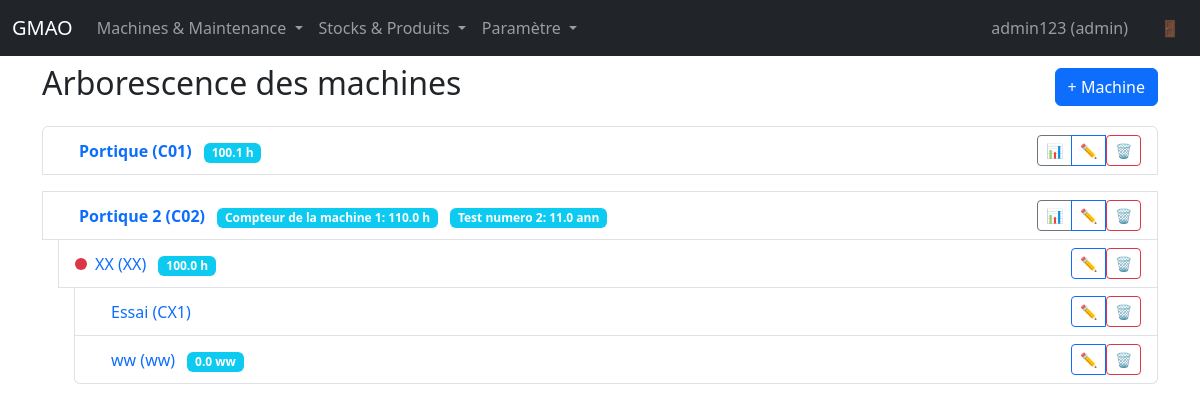
The page /machines (signed in) on the database its author committed.
### app.py (models this page shows, shortened)
class User(UserMixin, db.Model):
    id = db.Column(db.Integer, primary_key=True)
    username = db.Column(db.String(80), unique=True, nullable=False)
    password_hash = db.Column(db.String(255), nullable=False)
    user_type = db.Column(db.String(20), nullable=False)

class Machine(db.Model):
    id = db.Column(db.Integer, primary_key=True)
    name = db.Column(db.String(120), nullable=False)
    code = db.Column(db.String(50), unique=True, nullable=False)
    parent_id = db.Column(db.Integer, db.ForeignKey("machine.id"))
    hour_counter_enabled = db.Column(db.Boolean, default=False)
    hours = db.Column(db.Float, default=0.0)
    counter_unit = db.Column(db.String(20), nullable=True)  # Unité du compteur (h, cycles, anneaux, etc.)
    stock_id = db.Column(db.Integer, db.ForeignKey("stock.id"), nullable=True)  # Stock associé par défaut
    parent = db.relationship("Machine", remote_side=[id], backref="children")
    stock = db.relationship("Stock")
    counters = db.relationship("Counter", back_populates="machine", cascade="all, delete-orphan")
    def is_root(self):
        return self.parent_id is None

class Counter(db.Model):
    id = db.Column(db.Integer, primary_key=True)
    machine_id = db.Column(db.Integer, db.ForeignKey("machine.id"), nullable=False)
    name = db.Column(db.String(120), nullable=False)  # Nom du compteur
    value = db.Column(db.Float, default=0.0)  # Valeur actuelle
    unit = db.Column(db.String(20), nullable=True)  # Unité (h, cycles, anneaux, etc.)
    machine = db.relationship("Machine", back_populates="counters")
    __table_args__ = (
        db.UniqueConstraint("machine_id", "name", name="uq_counter_machine_name"),
    )

### app.py (the view, shortened to what this page needs)
@app.route("/machines")
@login_required
def machines():
    roots = Machine.query.filter_by(parent_id=None).order_by(Machine.name).all()
    root_ids = [root.id for root in roots]
    if root_ids:
        Counter.query.filter(Counter.machine_id.in_(root_ids)).all()
    threshold_ratio = 0.10
    machine_status = {}  # machine_id -> 'danger' (dépassé), 'warning' (proche), ou None
    progress_records = (
        MaintenanceProgress.query.join(MaintenanceProgress.machine).join(MaintenanceProgress.report).all()
    )
    for record in progress_records:
        machine = record.machine
        report = record.report
        if not machine:
            continue
        if machine.hour_counter_enabled:
            if machine.hours <= 0:
                continue
            remaining = record.hours_since
            if remaining <= 0:
                machine_status[machine.id] = 'danger'
            elif remaining <= report.periodicity * threshold_ratio:
                if machine.id not in machine_status:
                    machine_status[machine.id] = 'warning'
    return render_template("machines.html", roots=roots, machine_status=machine_status)

### app.py (called while the page is built)
@login_manager.user_loader
def load_user(user_id):
    return User.query.get(int(user_id))

def build_machine_tree(node, level=0):
    yield node, level
    for child in sorted(node.children, key=lambda c: c.name):
        yield from build_machine_tree(child, level + 1)

def has_counter_in_tree(machine):
    if machine.hour_counter_enabled:
        return True
    for child in machine.children:
        if has_counter_in_tree(child):
            return True
    return False

@app.context_processor
def inject_now():
    return {"now": dt.datetime.utcnow()}

### templates/machines.html (shortened to what this page needs)
{% extends "base.html" %}
{% block content %}
<div class="d-flex justify-content-between align-items-center mb-3">
  <h2>Arborescence des machines</h2>
  <div class="btn-group">
    {% if current_user.user_type == 'admin' %}
    <a class="btn btn-primary" href="{{ url_for('new_machine') }}">+ Machine</a>
    {% endif %}
  </div>
</div>
{% if roots %}
<div class="list-group">
  {% for root in roots %}
    {% for node, level in build_machine_tree(root) %}
      <div class="list-group-item tree-level-{{ level }} d-flex align-items-center">
        {% set status = machine_status.get(node.id) %}
        {% if status == 'danger' %}
        <span class="me-2" style="display: inline-block; width: 12px; height: 12px; border-radius: 50%; background-color: #dc3545; flex-shrink: 0;"></span>
        {% elif status == 'warning' %}
        <span class="me-2" style="display: inline-block; width: 12px; height: 12px; border-radius: 50%; background-color: #ffc107; flex-shrink: 0;"></span>
        {% else %}
        <span class="me-2" style="width: 12px; flex-shrink: 0;"></span>
        {% endif %}
        <a href="{{ url_for('machine_detail', machine_id=node.id) }}" class="text-decoration-none flex-grow-1">
          <span>
            {{ node.name }} ({{ node.code }})
            {% if node.is_root() and node.counters %}
              {% for counter in node.counters %}
              <span class="badge bg-info ms-2">{{ counter.name }}: {{ "%.1f"|format(counter.value) }} {{ counter.unit or 'h' }}</span>
              {% endfor %}
            {% elif node.hour_counter_enabled %}
            <span class="badge bg-info ms-2">{{ "%.1f"|format(node.hours) }} {{ node.counter_unit or 'h' }}</span>
            {% endif %}
          </span>
        </a>
        <div class="btn-group ms-2">
          {% if level == 0 and current_user.user_type in ['admin', 'technicien'] and has_counter_in_tree(node) %}
          <a href="{{ url_for('counter_report', machine_id=node.id) }}" class="btn btn-sm btn-outline-secondary" title="Relevé compteur">📊</a>
          {% endif %}
          {% if current_user.user_type == 'admin' %}
          <a href="{{ url_for('edit_machine', machine_id=node.id) }}" class="btn btn-sm btn-outline-primary" title="Modifier">✏️</a>
          <form method="post" action="{{ url_for('delete_machine', machine_id=node.id) }}" class="d-inline" onsubmit="return confirm('Êtes-vous sûr de vouloir supprimer cette machine ? Cette action est irréversible.');">
            <button type="submit" class="btn btn-sm btn-outline-danger" title="Supprimer">🗑️</button>
          </form>
          {% endif %}
        </div>
      </div>
    {% endfor %}
  {% endfor %}
</div>
{% else %}
<p>Aucune machine créée.</p>
{% endif %}
{% endblock %}

### templates/base.html (shortened to what this page needs)
<!doctype html>
<html lang="fr">
  <head>
    <link
      href="https://cdn.jsdelivr.net/npm/bootstrap@5.3.3/dist/css/bootstrap.min.css"
      rel="stylesheet"
    />
  </head>
  <body>
    <nav class="navbar navbar-expand-lg navbar-dark bg-dark fixed-top">
      <div class="container-fluid">
        <a class="navbar-brand" href="{{ url_for('index') }}">GMAO</a>
        <div class="collapse navbar-collapse" id="navbarNav">
          {% if current_user.is_authenticated %}
          <ul class="navbar-nav me-auto">
            <li class="nav-item dropdown">
              <a class="nav-link dropdown-toggle" href="#" id="navbarDropdown2" role="button" data-bs-toggle="dropdown" aria-expanded="false">
                Machines & Maintenance
              </a>
            </li>
            <li class="nav-item dropdown">
              <a class="nav-link dropdown-toggle" href="#" id="navbarDropdown3" role="button" data-bs-toggle="dropdown" aria-expanded="false">
                Stocks & Produits
              </a>
            </li>
            {% if current_user.user_type == 'admin' %}
            <li class="nav-item dropdown">
              <a class="nav-link dropdown-toggle" href="#" id="navbarDropdownParams" role="button" data-bs-toggle="dropdown" aria-expanded="false">
                Paramètre
              </a>
            </li>
            {% endif %}
          </ul>
          <ul class="navbar-nav">
            <li class="nav-item">
              <span class="nav-link me-3" style="cursor: default;">{{ current_user.username }} ({{ current_user.user_type }})</span>
            </li>
            <li class="nav-item">
              <a class="nav-link" href="{{ url_for('logout') }}" title="Déconnexion">🚪</a>
            </li>
          </ul>
          {% else %}
          <ul class="navbar-nav ms-auto">
            <li class="nav-item">
              <a class="nav-link" href="{{ url_for('login') }}">Connexion</a>
            </li>
          </ul>
          {% endif %}
        </div>
      </div>
    </nav>
    <main class="container">
      {% block content %}{% endblock %}
    </main>
  </body>
</html>

### templates/base.html (style rules this page uses)
body { padding-top: 4rem; }
.tree-level-0 { font-weight: bold; }
.tree-level-1 { margin-left: 1rem; }
.tree-level-2 { margin-left: 2rem; }

### rows shown on the page
User: username "admin123", user_type "admin"
Machine: name "Portique", code "C01", hours "100.1", counter_unit "h"
Machine: name "Portique 2", code "C02"
Counter: name "Compteur de la machine 1", value "110.0", unit "h"
Counter: name "Test numero 2", value "11.0", unit "ann"
Machine: name "XX", code "XX", hours "100.0", counter_unit "h"
Machine: name "Essai", code "CX1"
Machine: name "ww", code "ww", hours "0.0", counter_unit "ww"
